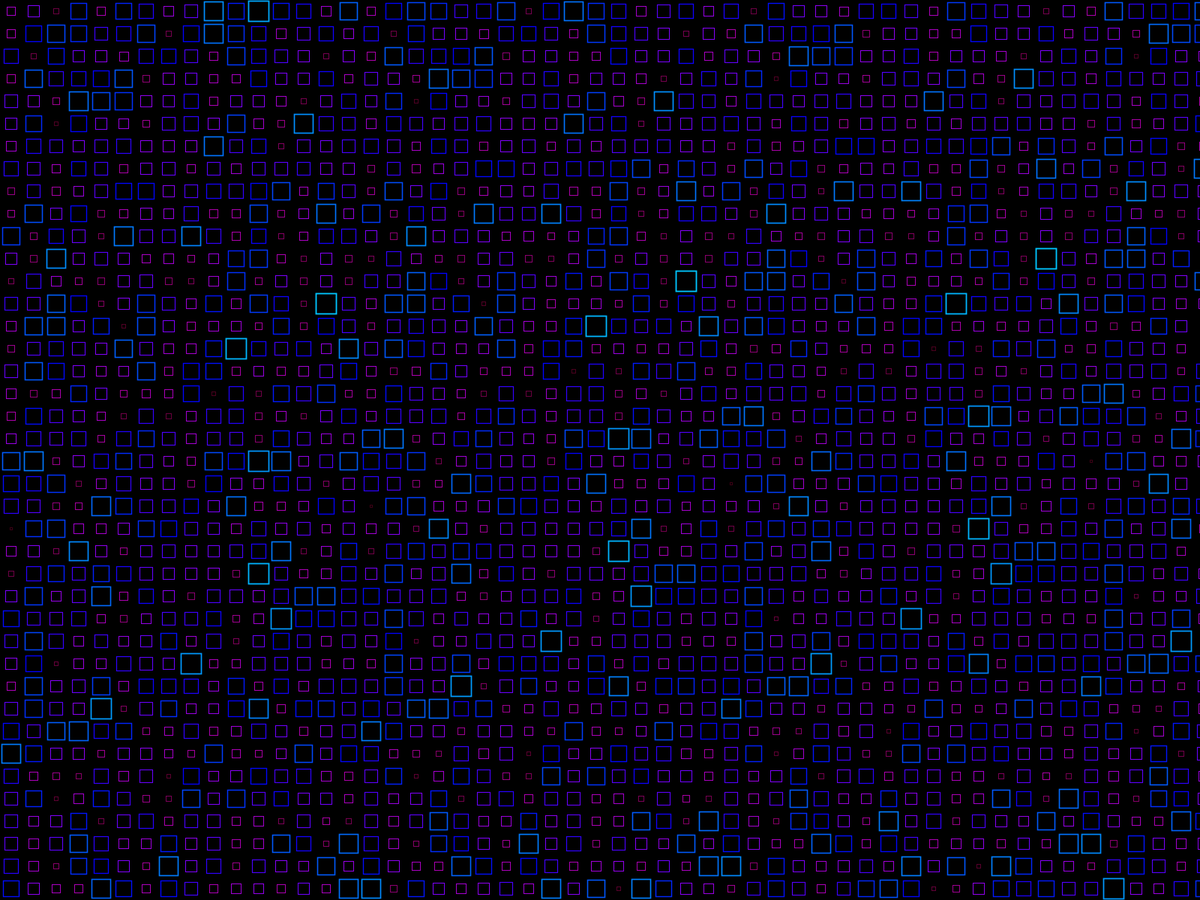
Frame 1 (no input)
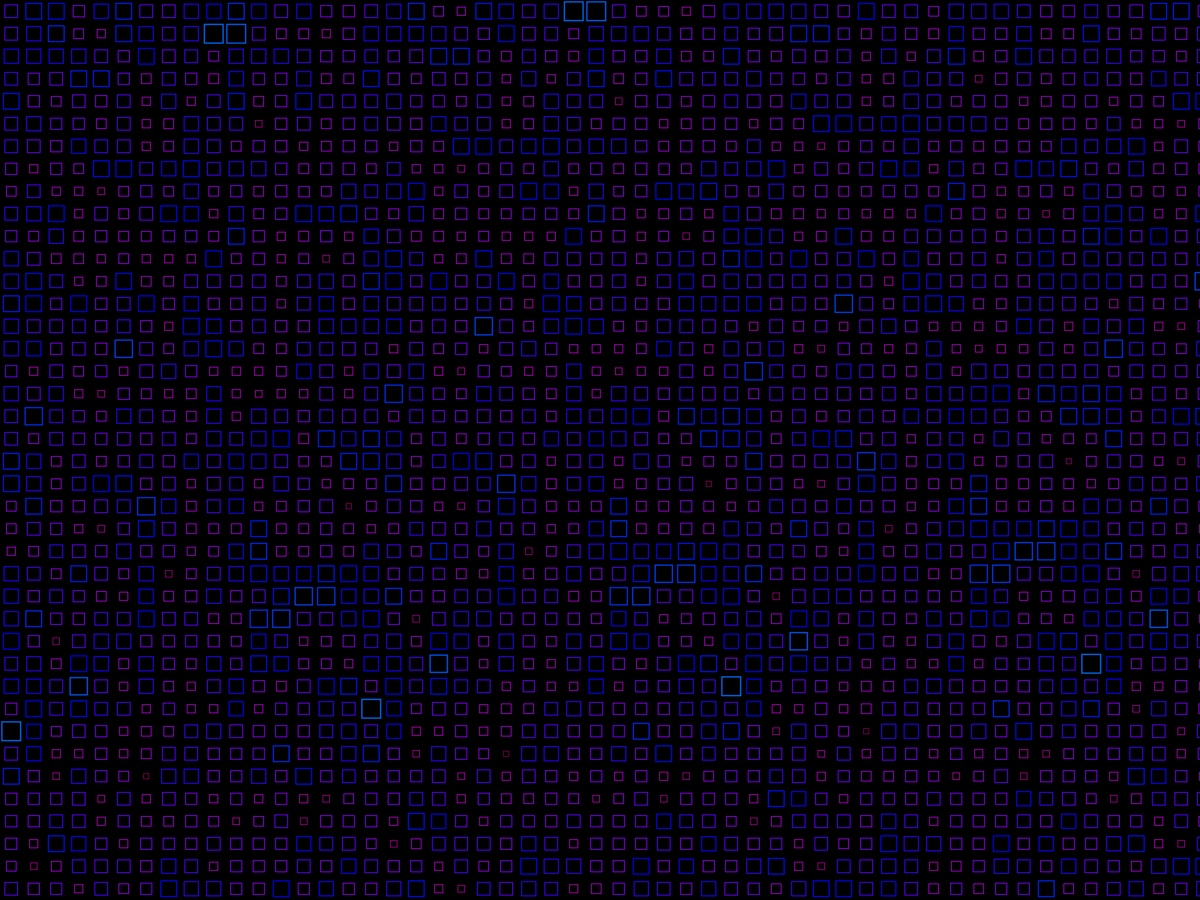
Frame 60 (the mouse pressed at the canvas centre just before this capture)
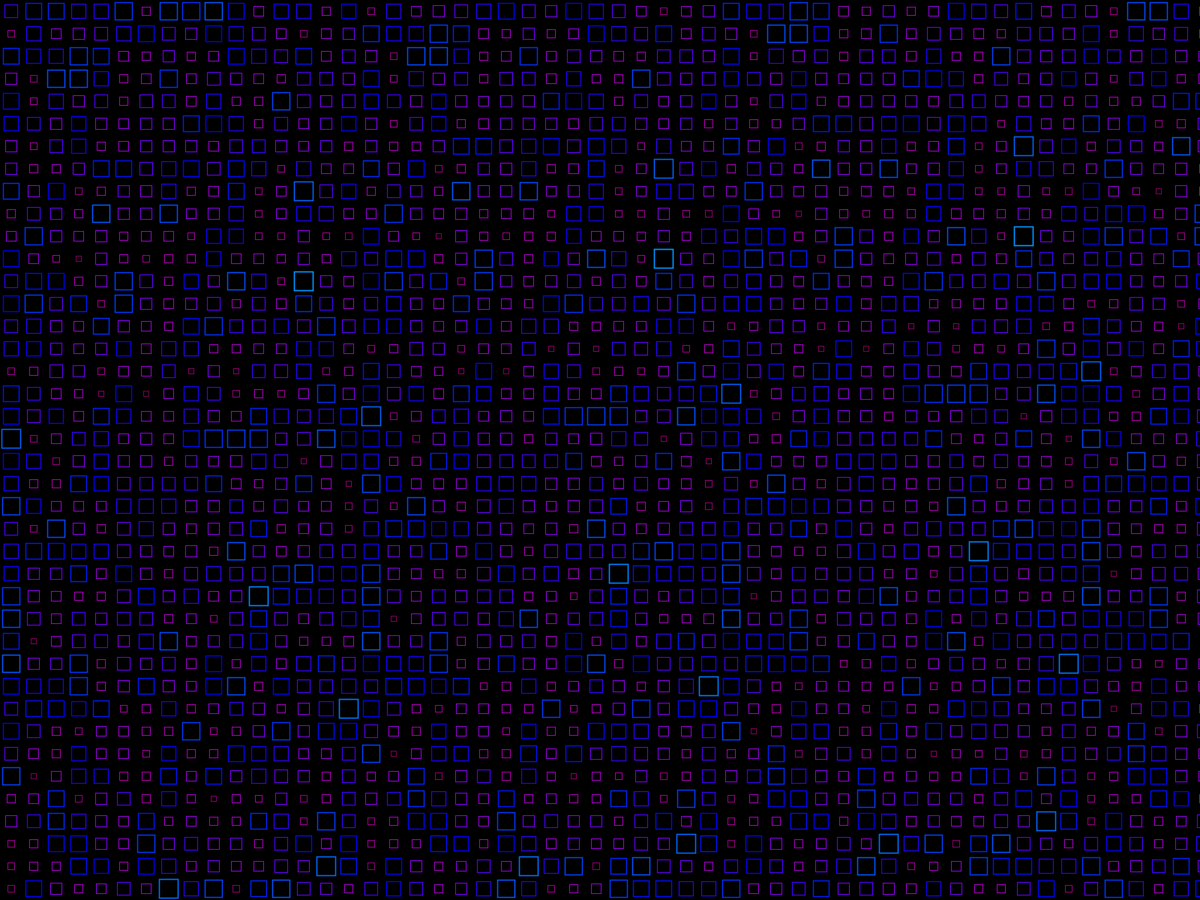
Frame 120 (the mouse held since frame 60 and released just before this capture)

The Processing sketch that drew these frames (run headless with seeded random() and noise(); from frame 60 on, the mouse is pressed at the canvas centre):

// Processing sketch: randomRects
// ── randomRects.pde
float rectSize = 30;
float noiseFactor = rectSize/2;

float xRes, yRes;

float t =0;

void setup() {
  fullScreen();
  //size(3840,2160);
  stroke(255);
  noFill();
  noCursor();
  
  xRes = width/rectSize;
  yRes = height/rectSize;
  //save("randomRects.png");
  //noLoop();
  colorMode(HSB);
}


void draw() {
  background(0);
  for (float x = 0; x < xRes; x+=1) {
    for (float y = 0; y < yRes; y+=1) {
      stroke(128 + 128*noise(t + x, t +y ), 255, 255);
      strokeWeight(2-noise(x+t,y+t)*2);
      rect(
        x*rectSize + noise(x+t,y+t)*noiseFactor,
        y*rectSize + noise(x+t,y+t)*noiseFactor,
        rectSize - noise(x+t,y+t)*noiseFactor*2,
        rectSize - noise(x+t,y+t)*noiseFactor*2
        );
    }
  }
  t += 0.01;
}
